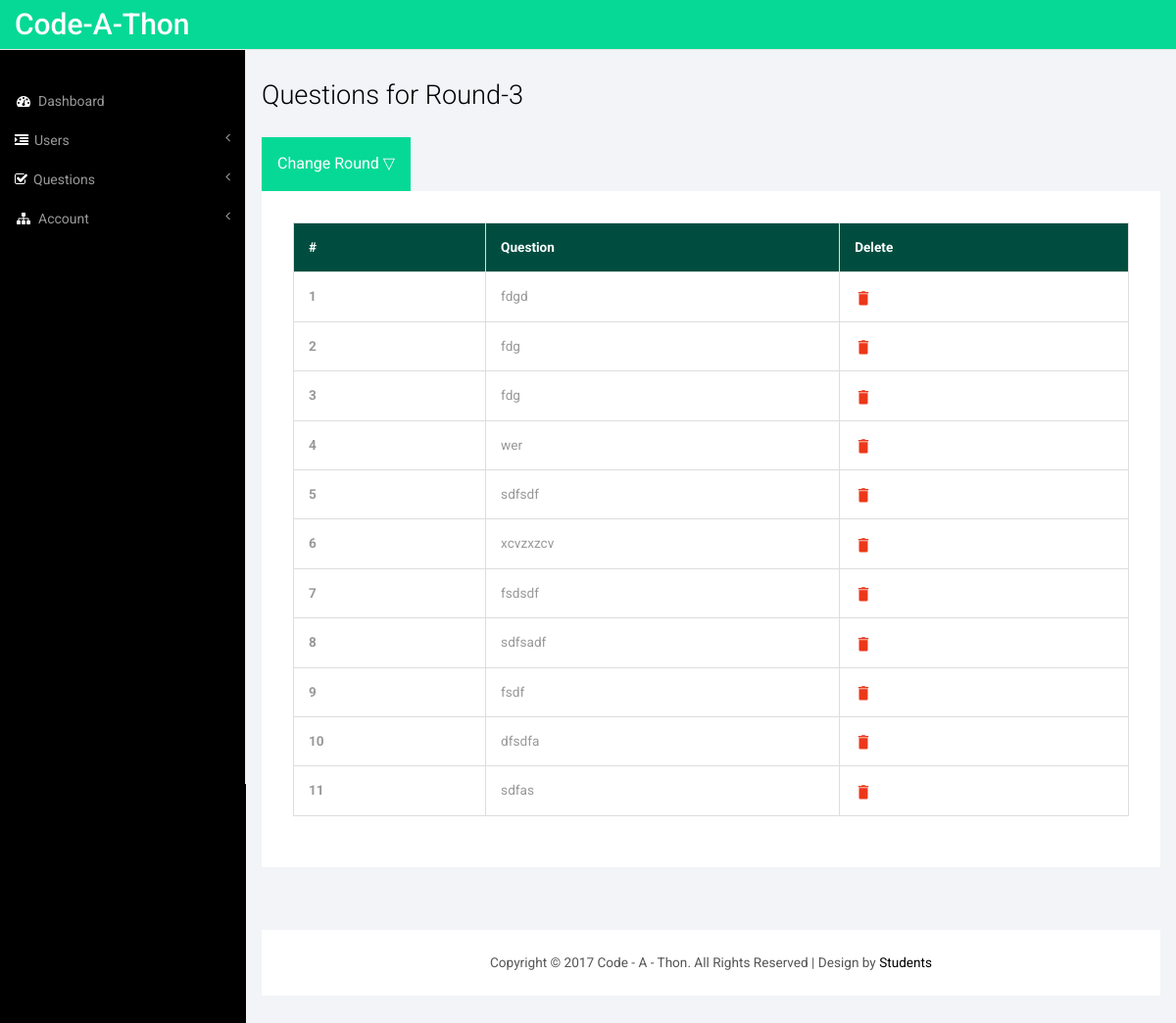
Before: /viewQuestionsr3.php (signed in) with the older database file.
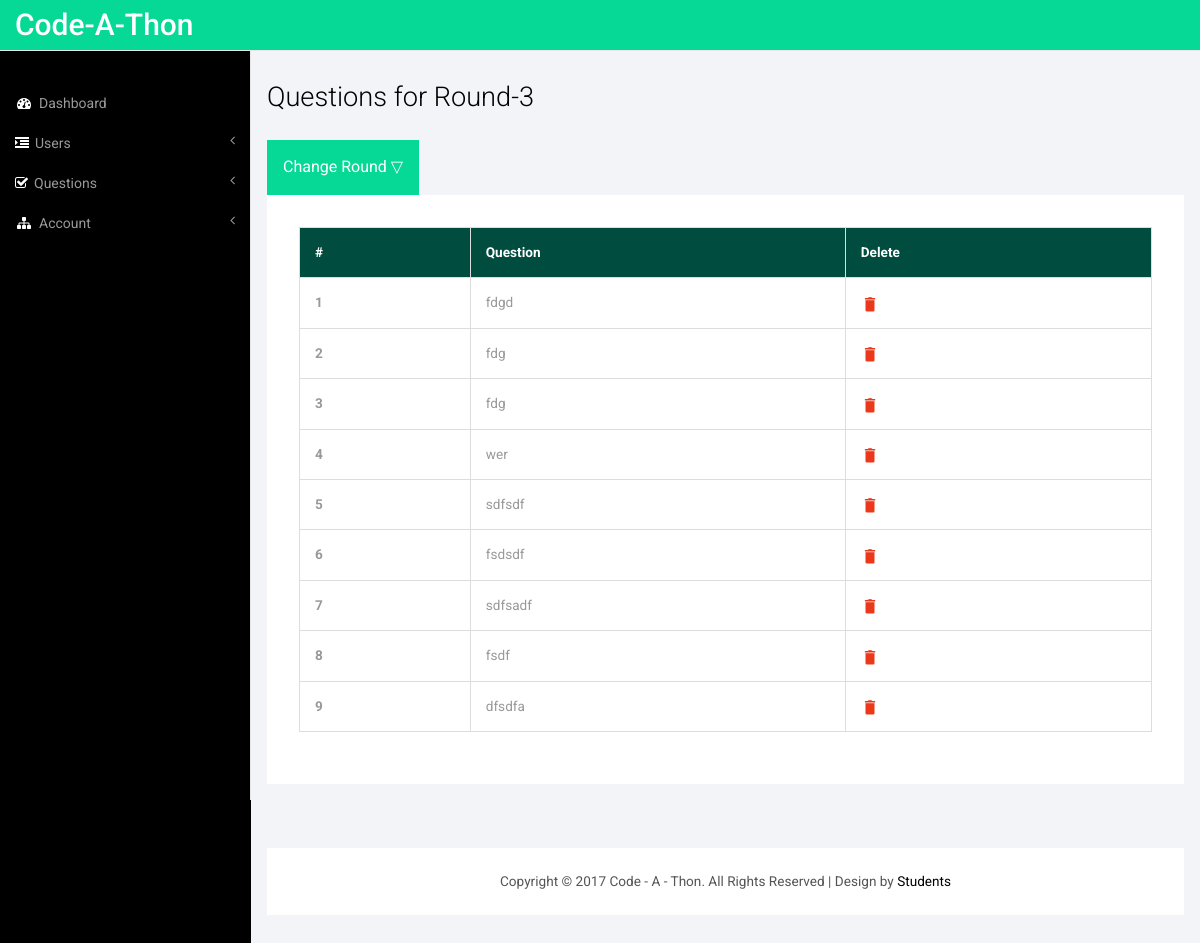
After: the same page with the newer database file.
### tables this page shows
CREATE TABLE `question` (
  `id` int(11) NOT NULL AUTO_INCREMENT,
  `question` varchar(80) NOT NULL,
  `round_type` int(1) NOT NULL,
  PRIMARY KEY (`id`)
);

### viewQuestionsr3.php (the view, shortened to what this page needs)
<?php
	if(isset($_SESSION['id'])){
	require "conn.php";
	$query = "SELECT * FROM question WHERE round_type=3";
	$result = mysqli_query($conn, $query);
	$n = 1;
?>
<!DOCTYPE HTML>
<html>
<head>
<link href="css/bootstrap.min.css" rel='stylesheet' type='text/css' />
<link href="css/style.css" rel='stylesheet' type='text/css' />
<link href="css/font-awesome.css" rel="stylesheet">
</head>
<body>
<div id="wrapper">
        <nav class="top1 navbar navbar-default navbar-static-top" role="navigation" style="margin-bottom: 0">
            <div class="navbar-header">
                <a class="navbar-brand" href="index.html">Code-A-Thon</a>
            </div>
            <div class="navbar-default sidebar" role="navigation">
                <div class="sidebar-nav navbar-collapse">
                    <ul class="nav" id="side-menu">
						<li><a href="index.php"><i
								class="fa fa-dashboard fa-fw nav_icon"></i>Dashboard</a></li>
						<li><a href="#"><i class="fa fa-indent nav_icon"></i>Users<span class="fa arrow"></span></a>
							 </li>
						<li><a href="#"><i class="fa fa-check-square-o nav_icon"></i>Questions<span
								class="fa arrow"></span></a>
							 </li>
						<li><a href="#"><i class="fa fa-sitemap fa-fw nav_icon"></i>Account<span
								class="fa arrow"></span></a>
							 </li>
					</ul>
                </div>
            </div>
        </nav>
        <div id="page-wrapper">
        <div class="col-md-12 graphs">
	   <div class="xs">
  	 <h3>Questions for Round-3</h3>
  	<div class="dropdown">
		<button onclick="myFunction()" class="dropbtn">Change Round &#9661;</button>
		</div>
	<div class="bs-example4" data-example-id="simple-responsive-table">
    <div class="table-responsive">
      <table class="table table-bordered">
        <thead style="background-color: #004d40;">
          <tr>
            <th style="color: #ffffff">#</th>
            <th style="color: #ffffff">Question</th>
            <th style="color: #ffffff">Delete</th>
          </tr>
        </thead>
        <tbody>
        <?php
        	while($row = mysqli_fetch_assoc($result)){
        		$question = $row['question'];
        ?>
        		<tr>
		            <th scope="row"><?php echo $n++;?></th>
		            <td><?php echo $question;?></td>
		            <td><a href="viewQuestionsr3.php?delete=<?php echo $row['id']?>"  onclick="return confirm('Are you sure you want to delete?')"><img src="images/delete.png" alt="" width="18px" height="18px"/></a></td>
	          	</tr>
        <?php
        	}
        ?>
        </tbody>
      </table>
    </div>
  </div>
  </div>
  <div class="copy_layout">
      <p>
		Copyright &copy; 2017 Code - A - Thon. All Rights Reserved |
		Design by <a target="_blank">Students</a>
	</p>
  </div>
   </div>
      </div>
   </div>
<link href="css/custom.css" rel="stylesheet">
</body>
</html>
<?php
	}
?>

Changed rows visible on the page:
removed question: question "xcvzxzcv"
removed question: question "sdfas"
